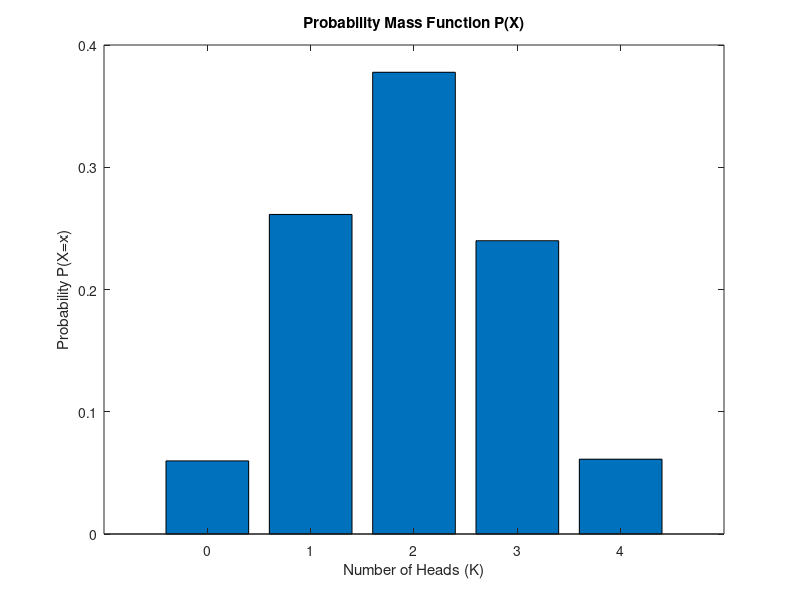

This chart was generated by the following MATLAB code:
% Number of simulations
num_simulations = 10000;

%% a)
fprintf("e)\n");
% Simulate coin tosses
results = randi([0, 1], num_simulations, 4); % 0 = tails (C), 1 = heads (K)

% Count the number of heads (K) in each simulation
num_heads = sum(results, 2);

% Estimate the probability mass function
pX = zeros(1, 5); % For 0 to 4 heads
for x = 0:4
    pX(x + 1) = sum(num_heads == x) / num_simulations;
end

% Values of x (number of heads)
values_x = 0:4;

% Plotting the probability mass function
bar(values_x, pX);
xlabel('Number of Heads (K)');
ylabel('Probability P(X=x)');
title('Probability Mass Function P(X)');
xticks(values_x);

% Display the results
disp('P(X=x) values:');
for x = 0:4
    fprintf('P(X=%d) = %.4f\n', x, pX(x + 1));
end

%% b)
fprintf("\n====================\n\nb)\n");
% Calculando o valor esperado E(X)
E_X = sum(values_x .* pX);

% Calculando E(X^2)
E_X2 = sum((values_x.^2) .* pX);

% Calculando a variância Var(X)
Var_X = E_X2 - E_X^2;

% Calculando o desvio padrão
std_X = sqrt(Var_X);

% Exibindo os resultados
fprintf('Valor Esperado E(X) = %.4f\n', E_X);
fprintf('Variância Var(X) = %.4f\n', Var_X);
fprintf('Desvio Padrão σ(X) = %.4f\n', std_X);

%% d)
fprintf("\n====================\n\nd)\n");
% Número total de lançamentos
n = 4;
p = 0.5;

% Calculando os valores teóricos da função massa de probabilidade
pX_teorico = zeros(1, 5);
for k = 0:n
    pX_teorico(k + 1) = nchoosek(n, k) * (p^k) * ((1-p)^(n-k));
end

% Comparando os valores teóricos com os estimados
fprintf('Comparação entre valores teóricos e estimados:\n');
fprintf('%-10s %-10s %-10s\n', 'Coroas (K)', 'Teórico', 'Estimado');
for x = 0:4
    fprintf('%-10d %-10.4f %-10.4f\n', x, pX_teorico(x + 1), pX(x + 1));
end

%% e)
fprintf("\n====================\n\ne)\n");
% Parâmetros da distribuição
n = 4;  % número de lançamentos
p = 0.5;  % probabilidade de obter uma coroa

% Cálculo teórico do valor esperado
E_X_teorico = n * p;

% Cálculo teórico da variância
Var_X_teorico = n * p * (1 - p);

% Exibindo os resultados
fprintf('Comparação entre valores teóricos e estimados:\n');
fprintf('%-20s %-10s %-10s\n', 'Descrição', 'Teórico', 'Estimado');
fprintf('%-20s %-10.4f %-10.4f\n', 'E[X]', E_X_teorico, E_X);
fprintf('%-20s %-10.4f %-10.4f\n', 'Var(X)', Var_X_teorico, Var_X);

%% f)
fprintf("\n====================\n\nf)\n");
% Valores teóricos da função massa de probabilidade
pX_teorico = zeros(1, 5);
for k = 0:n
    pX_teorico(k + 1) = nchoosek(n, k) * (p^k) * ((1-p)^(n-k));
end

% Cálculo das probabilidades
P_ge_2 = 1 - (pX_teorico(1) + pX_teorico(2)); % P(X >= 2)
P_le_1 = pX_teorico(1) + pX_teorico(2); % P(X <= 1)
P_between_1_and_3 = pX_teorico(2) + pX_teorico(3) + pX_teorico(4); % P(1 <= X <= 3)

% Exibindo os resultados
fprintf('Probabilidades:\n');
fprintf('P(X >= 2) = %.4f\n', P_ge_2);
fprintf('P(X <= 1) = %.4f\n', P_le_1);
fprintf('P(1 <= X <= 3) = %.4f\n', P_between_1_and_3);
